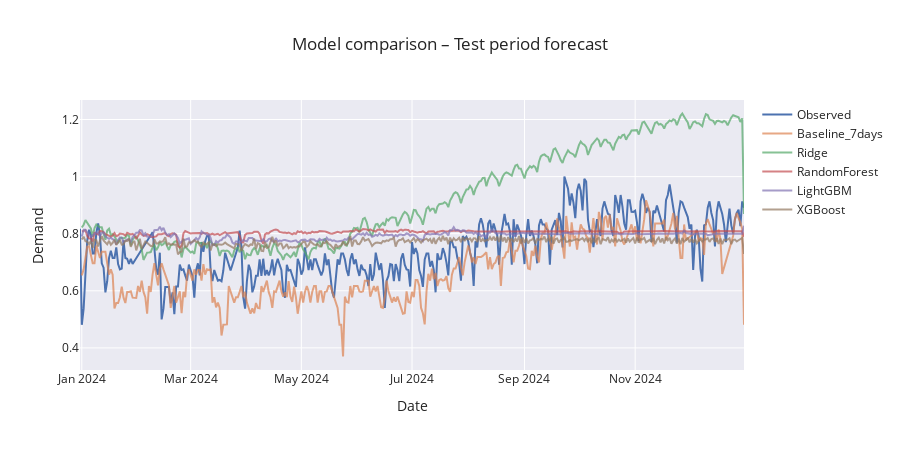

The notebook cell saved with this chart:
### Code cell
fig = go.Figure()

fig.add_trace(
    go.Scatter(
        x=data_test.index,
        y=data_test['S'],
        name="Observed",
        mode="lines"
    )
)

for name, preds in predictions_dict.items():
    fig.add_trace(
        go.Scatter(
            x=preds.index,
            y=preds['pred'],
            name=name,
            mode="lines",
            opacity=0.7
        )
    )

fig.update_layout(
    title="Model comparison – Test period forecast",
    xaxis_title="Date",
    yaxis_title="Demand",
    width=900,
    height=450
)

fig.show()

### Figure 1 — Plotly figure (JSON) as saved in the notebook; plotly's stock layout.template omitted (floating-point values rounded to 4 significant figures; data arrays with more than 128 entries replaced by an {"elided": "..."} marker saying what was removed)
{"data": [{"mode": "lines", "name": "Observed", "type": "scatter", "x": {"elided": "367 str values"}, "y": {"elided": "367 float values"}}, {"mode": "lines", "name": "Baseline_7days", "opacity": 0.7, "type": "scatter", "x": {"elided": "366 str values"}, "y": {"elided": "366 float values"}}, {"mode": "lines", "name": "Ridge", "opacity": 0.7, "type": "scatter", "x": {"elided": "366 str values"}, "y": {"elided": "366 float values"}}, {"mode": "lines", "name": "RandomForest", "opacity": 0.7, "type": "scatter", "x": {"elided": "366 str values"}, "y": {"elided": "366 float values"}}, {"mode": "lines", "name": "LightGBM", "opacity": 0.7, "type": "scatter", "x": {"elided": "366 str values"}, "y": {"elided": "366 float values"}}, {"mode": "lines", "name": "XGBoost", "opacity": 0.7, "type": "scatter", "x": {"elided": "366 str values"}, "y": {"elided": "366 float values"}}], "layout": {"height": 450, "title": {"text": "Model comparison – Test period forecast"}, "width": 900, "xaxis": {"title": {"text": "Date"}}, "yaxis": {"title": {"text": "Demand"}}}}
